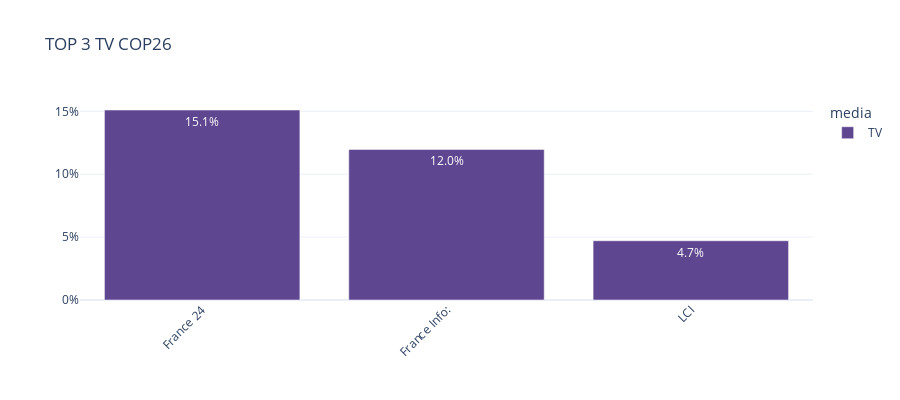

Notebook source saved alongside this figure:
### Markdown cell above
## Analyse 2 - TOP 3 TV et Radio

### Code cell
# Multiplier for one channel = n_mentions * 2 min / (60 minutes * 18h * n_days)
multiplier = 2 / (1 * 60 * 18 * 16)

fig = show_mentions_by_channel(data,list_of_channels=top_channels_tv,n = 3,
                               title = "TOP 3 TV COP26",
                               method = multiplier,height = 400,text_auto = ".1%")
fig.update_layout(yaxis_tickformat='0%')

### Figure 1 — Plotly figure (JSON) as saved in the notebook; plotly's stock layout.template omitted (floating-point values rounded to 4 significant figures)
{"data": [{"alignmentgroup": "True", "hovertemplate": "media=TV<br>channel_name=%{x}<br>count=%{y}<extra></extra>", "legendgroup": "TV", "marker": {"color": "rgb(95, 70, 144)", "pattern": {"shape": ""}}, "name": "TV", "offsetgroup": "TV", "orientation": "v", "showlegend": true, "textposition": "auto", "texttemplate": "%{y:.1%}", "x": ["France 24", "France Info:", "LCI"], "xaxis": "x", "y": [0.151, 0.1197, 0.04711], "yaxis": "y", "type": "bar"}], "layout": {"xaxis": {"anchor": "y", "domain": [0, 1], "title": {}, "categoryorder": "array", "categoryarray": ["France 24", "France Info:", "LCI"], "tickangle": -45}, "yaxis": {"anchor": "x", "domain": [0, 1], "title": {}, "tickformat": "0%"}, "legend": {"title": {"text": "media"}, "tracegroupgap": 0}, "title": {"text": "TOP 3 TV COP26"}, "barmode": "relative", "height": 400, "margin": {"b": 100}}}
